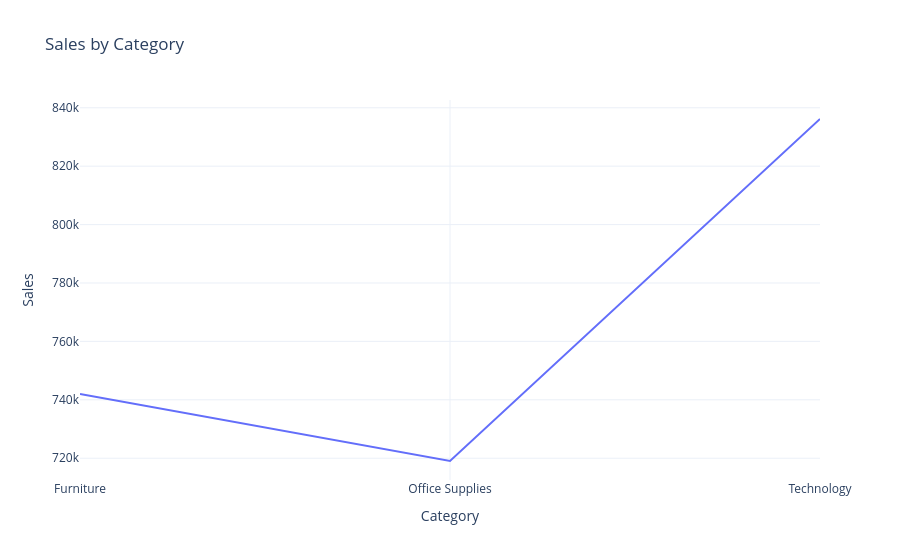

Source (notebook cell):
### Code cell
fig= px.line(sales_by_category,
             x='Category',
             y='Sales',
             title=' Sales by Category')
fig.show()

### Figure 1 — Plotly figure (JSON) as saved in the notebook; plotly's stock layout.template omitted (floating-point values rounded to 4 significant figures)
{"data": [{"hovertemplate": "Category=%{x}<br>Sales=%{y}<extra></extra>", "legendgroup": "", "line": {"color": "#636efa", "dash": "solid"}, "marker": {"symbol": "circle"}, "mode": "lines", "name": "", "orientation": "v", "showlegend": false, "type": "scatter", "x": ["Furniture", "Office Supplies", "Technology"], "xaxis": "x", "y": [742000.0, 719000.0, 836200.0], "yaxis": "y"}], "layout": {"autosize": true, "legend": {"tracegroupgap": 0}, "title": {"text": " Sales by Category"}, "xaxis": {"anchor": "y", "autorange": true, "domain": [0, 1], "range": [0, 2], "title": {"text": "Category"}, "type": "category"}, "yaxis": {"anchor": "x", "autorange": true, "domain": [0, 1], "range": [712500.0, 842700.0], "title": {"text": "Sales"}, "type": "linear"}}}
